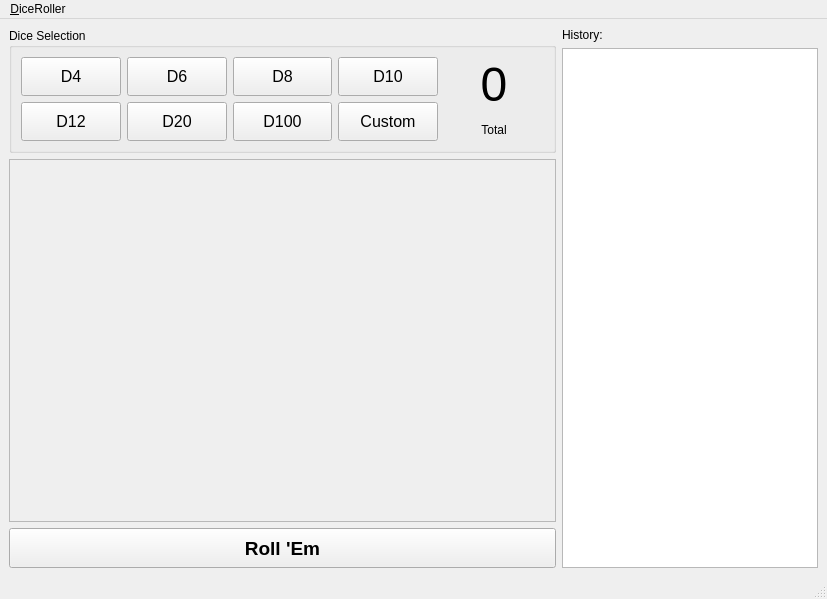
<?xml version="1.0" encoding="UTF-8"?>
<ui version="4.0">
 <class>MainWindow</class>
 <widget class="QMainWindow" name="MainWindow">
  <property name="geometry">
   <rect>
    <x>0</x>
    <y>0</y>
    <width>827</width>
    <height>599</height>
   </rect>
  </property>
  <property name="windowTitle">
   <string>Simple Qt DiceRoller</string>
  </property>
  <widget class="QWidget" name="centralwidget">
   <layout class="QHBoxLayout" name="horizontalLayout">
    <item>
     <layout class="QVBoxLayout" name="verticalLayout">
      <item>
       <widget class="QGroupBox" name="diceSelectionBox">
        <property name="sizePolicy">
         <sizepolicy hsizetype="Expanding" vsizetype="Preferred">
          <horstretch>0</horstretch>
          <verstretch>0</verstretch>
         </sizepolicy>
        </property>
        <property name="minimumSize">
         <size>
          <width>0</width>
          <height>125</height>
         </size>
        </property>
        <property name="maximumSize">
         <size>
          <width>16777215</width>
          <height>125</height>
         </size>
        </property>
        <property name="title">
         <string>Dice Selection</string>
        </property>
        <layout class="QHBoxLayout" name="horizontalLayout_2">
         <item>
          <layout class="QVBoxLayout" name="diceSelectVBox">
           <item>
            <layout class="QHBoxLayout" name="topDiceSelectHBox">
             <item>
              <widget class="QPushButton" name="addD4Button">
               <property name="sizePolicy">
                <sizepolicy hsizetype="MinimumExpanding" vsizetype="MinimumExpanding">
                 <horstretch>0</horstretch>
                 <verstretch>0</verstretch>
                </sizepolicy>
               </property>
               <property name="font">
                <font>
                 <pointsize>12</pointsize>
                </font>
               </property>
               <property name="text">
                <string>D4</string>
               </property>
               <property name="icon">
                <iconset resource="icons.qrc">
                 <normaloff>:/images/icons/d4.png</normaloff>:/images/icons/d4.png</iconset>
               </property>
               <property name="iconSize">
                <size>
                 <width>32</width>
                 <height>32</height>
                </size>
               </property>
              </widget>
             </item>
             <item>
              <widget class="QPushButton" name="addD6Button">
               <property name="sizePolicy">
                <sizepolicy hsizetype="MinimumExpanding" vsizetype="MinimumExpanding">
                 <horstretch>0</horstretch>
                 <verstretch>0</verstretch>
                </sizepolicy>
               </property>
               <property name="font">
                <font>
                 <pointsize>12</pointsize>
                </font>
               </property>
               <property name="text">
                <string>D6</string>
               </property>
               <property name="icon">
                <iconset resource="icons.qrc">
                 <normaloff>:/images/icons/d6.png</normaloff>:/images/icons/d6.png</iconset>
               </property>
               <property name="iconSize">
                <size>
                 <width>32</width>
                 <height>32</height>
                </size>
               </property>
              </widget>
             </item>
             <item>
              <widget class="QPushButton" name="addD8Button">
               <property name="sizePolicy">
                <sizepolicy hsizetype="MinimumExpanding" vsizetype="MinimumExpanding">
                 <horstretch>0</horstretch>
                 <verstretch>0</verstretch>
                </sizepolicy>
               </property>
               <property name="font">
                <font>
                 <pointsize>12</pointsize>
                </font>
               </property>
               <property name="text">
                <string>D8</string>
               </property>
               <property name="icon">
                <iconset resource="icons.qrc">
                 <normaloff>:/images/icons/d8.png</normaloff>:/images/icons/d8.png</iconset>
               </property>
               <property name="iconSize">
                <size>
                 <width>32</width>
                 <height>32</height>
                </size>
               </property>
              </widget>
             </item>
             <item>
              <widget class="QPushButton" name="addD10Button">
               <property name="sizePolicy">
                <sizepolicy hsizetype="MinimumExpanding" vsizetype="MinimumExpanding">
                 <horstretch>0</horstretch>
                 <verstretch>0</verstretch>
                </sizepolicy>
               </property>
               <property name="font">
                <font>
                 <pointsize>12</pointsize>
                </font>
               </property>
               <property name="text">
                <string>D10</string>
               </property>
               <property name="icon">
                <iconset resource="icons.qrc">
                 <normaloff>:/images/icons/d10.png</normaloff>:/images/icons/d10.png</iconset>
               </property>
               <property name="iconSize">
                <size>
                 <width>32</width>
                 <height>32</height>
                </size>
               </property>
              </widget>
             </item>
            </layout>
           </item>
           <item>
            <layout class="QHBoxLayout" name="bottomDiceSelectHBox">
             <item>
              <widget class="QPushButton" name="addD12Button">
               <property name="sizePolicy">
                <sizepolicy hsizetype="MinimumExpanding" vsizetype="MinimumExpanding">
                 <horstretch>0</horstretch>
                 <verstretch>0</verstretch>
                </sizepolicy>
               </property>
               <property name="font">
                <font>
                 <pointsize>12</pointsize>
                </font>
               </property>
               <property name="text">
                <string>D12</string>
               </property>
               <property name="icon">
                <iconset resource="icons.qrc">
                 <normaloff>:/images/icons/d12.png</normaloff>:/images/icons/d12.png</iconset>
               </property>
               <property name="iconSize">
                <size>
                 <width>32</width>
                 <height>32</height>
                </size>
               </property>
              </widget>
             </item>
             <item>
              <widget class="QPushButton" name="addD20Button">
               <property name="sizePolicy">
                <sizepolicy hsizetype="MinimumExpanding" vsizetype="MinimumExpanding">
                 <horstretch>0</horstretch>
                 <verstretch>0</verstretch>
                </sizepolicy>
               </property>
               <property name="font">
                <font>
                 <pointsize>12</pointsize>
                </font>
               </property>
               <property name="text">
                <string>D20</string>
               </property>
               <property name="icon">
                <iconset resource="icons.qrc">
                 <normaloff>:/images/icons/d20.png</normaloff>:/images/icons/d20.png</iconset>
               </property>
               <property name="iconSize">
                <size>
                 <width>32</width>
                 <height>32</height>
                </size>
               </property>
              </widget>
             </item>
             <item>
              <widget class="QPushButton" name="addD100Button">
               <property name="sizePolicy">
                <sizepolicy hsizetype="MinimumExpanding" vsizetype="MinimumExpanding">
                 <horstretch>0</horstretch>
                 <verstretch>0</verstretch>
                </sizepolicy>
               </property>
               <property name="font">
                <font>
                 <pointsize>12</pointsize>
                </font>
               </property>
               <property name="text">
                <string>D100</string>
               </property>
               <property name="icon">
                <iconset resource="icons.qrc">
                 <normaloff>:/images/icons/d100.png</normaloff>:/images/icons/d100.png</iconset>
               </property>
               <property name="iconSize">
                <size>
                 <width>32</width>
                 <height>32</height>
                </size>
               </property>
              </widget>
             </item>
             <item>
              <widget class="QPushButton" name="addCustomButton">
               <property name="sizePolicy">
                <sizepolicy hsizetype="MinimumExpanding" vsizetype="MinimumExpanding">
                 <horstretch>0</horstretch>
                 <verstretch>0</verstretch>
                </sizepolicy>
               </property>
               <property name="font">
                <font>
                 <pointsize>12</pointsize>
                </font>
               </property>
               <property name="text">
                <string>Custom</string>
               </property>
              </widget>
             </item>
            </layout>
           </item>
          </layout>
         </item>
         <item>
          <layout class="QVBoxLayout" name="verticalLayout_3">
           <item>
            <widget class="QLabel" name="totalLabel">
             <property name="minimumSize">
              <size>
               <width>100</width>
               <height>0</height>
              </size>
             </property>
             <property name="font">
              <font>
               <pointsize>36</pointsize>
               <bold>false</bold>
              </font>
             </property>
             <property name="text">
              <string>0</string>
             </property>
             <property name="scaledContents">
              <bool>false</bool>
             </property>
             <property name="alignment">
              <set>Qt::AlignCenter</set>
             </property>
            </widget>
           </item>
           <item>
            <widget class="QLabel" name="totalLabelLabel">
             <property name="text">
              <string>Total</string>
             </property>
             <property name="alignment">
              <set>Qt::AlignCenter</set>
             </property>
            </widget>
           </item>
          </layout>
         </item>
        </layout>
       </widget>
      </item>
      <item>
       <widget class="QScrollArea" name="scrollArea_2">
        <property name="horizontalScrollBarPolicy">
         <enum>Qt::ScrollBarAlwaysOff</enum>
        </property>
        <property name="widgetResizable">
         <bool>true</bool>
        </property>
        <widget class="QWidget" name="diceArea">
         <property name="geometry">
          <rect>
           <x>0</x>
           <y>0</y>
           <width>541</width>
           <height>357</height>
          </rect>
         </property>
         <layout class="QVBoxLayout" name="_2">
          <property name="spacing">
           <number>0</number>
          </property>
          <property name="leftMargin">
           <number>0</number>
          </property>
          <property name="topMargin">
           <number>0</number>
          </property>
          <property name="rightMargin">
           <number>0</number>
          </property>
          <property name="bottomMargin">
           <number>0</number>
          </property>
          <item>
           <layout class="QVBoxLayout" name="diceAreaLayout"/>
          </item>
          <item>
           <spacer name="verticalSpacer">
            <property name="orientation">
             <enum>Qt::Vertical</enum>
            </property>
            <property name="sizeHint" stdset="0">
             <size>
              <width>20</width>
              <height>40</height>
             </size>
            </property>
           </spacer>
          </item>
         </layout>
        </widget>
       </widget>
      </item>
      <item>
       <widget class="QPushButton" name="rollDiceButton">
        <property name="minimumSize">
         <size>
          <width>0</width>
          <height>40</height>
         </size>
        </property>
        <property name="font">
         <font>
          <pointsize>14</pointsize>
          <bold>true</bold>
         </font>
        </property>
        <property name="text">
         <string>Roll 'Em</string>
        </property>
       </widget>
      </item>
     </layout>
    </item>
    <item>
     <layout class="QVBoxLayout" name="verticalLayout_2">
      <item>
       <widget class="QLabel" name="historyLabel">
        <property name="sizePolicy">
         <sizepolicy hsizetype="Preferred" vsizetype="Preferred">
          <horstretch>0</horstretch>
          <verstretch>0</verstretch>
         </sizepolicy>
        </property>
        <property name="text">
         <string>History:</string>
        </property>
       </widget>
      </item>
      <item>
       <widget class="QTextEdit" name="historyEdit">
        <property name="sizePolicy">
         <sizepolicy hsizetype="Preferred" vsizetype="Expanding">
          <horstretch>0</horstretch>
          <verstretch>0</verstretch>
         </sizepolicy>
        </property>
        <property name="minimumSize">
         <size>
          <width>150</width>
          <height>0</height>
         </size>
        </property>
        <property name="maximumSize">
         <size>
          <width>300</width>
          <height>16777215</height>
         </size>
        </property>
        <property name="font">
         <font>
          <family>DejaVu Sans Mono</family>
         </font>
        </property>
        <property name="undoRedoEnabled">
         <bool>false</bool>
        </property>
        <property name="readOnly">
         <bool>true</bool>
        </property>
       </widget>
      </item>
     </layout>
    </item>
   </layout>
  </widget>
  <widget class="QMenuBar" name="menubar">
   <property name="geometry">
    <rect>
     <x>0</x>
     <y>0</y>
     <width>827</width>
     <height>22</height>
    </rect>
   </property>
   <widget class="QMenu" name="menu_DiceRoller">
    <property name="title">
     <string>&amp;DiceRoller</string>
    </property>
    <addaction name="actionClear_Dice"/>
    <addaction name="actionClear_History"/>
    <addaction name="separator"/>
    <addaction name="action_Quit"/>
   </widget>
   <addaction name="menu_DiceRoller"/>
  </widget>
  <widget class="QStatusBar" name="statusbar"/>
  <action name="actionClear_Dice">
   <property name="text">
    <string>Clear &amp;Dice</string>
   </property>
   <property name="shortcut">
    <string>Ctrl+D</string>
   </property>
  </action>
  <action name="action_Quit">
   <property name="text">
    <string>&amp;Quit</string>
   </property>
   <property name="shortcut">
    <string>Ctrl+Q</string>
   </property>
  </action>
  <action name="actionClear_History">
   <property name="text">
    <string>Clear &amp;History</string>
   </property>
   <property name="shortcut">
    <string>Ctrl+H</string>
   </property>
  </action>
 </widget>
 <resources>
  <include location="icons.qrc"/>
 </resources>
 <connections>
  <connection>
   <sender>addD4Button</sender>
   <signal>clicked()</signal>
   <receiver>MainWindow</receiver>
   <slot>addD4()</slot>
   <hints>
    <hint type="sourcelabel">
     <x>70</x>
     <y>78</y>
    </hint>
    <hint type="destinationlabel">
     <x>413</x>
     <y>299</y>
    </hint>
   </hints>
  </connection>
  <connection>
   <sender>addD6Button</sender>
   <signal>clicked()</signal>
   <receiver>MainWindow</receiver>
   <slot>addD6()</slot>
   <hints>
    <hint type="sourcelabel">
     <x>175</x>
     <y>78</y>
    </hint>
    <hint type="destinationlabel">
     <x>413</x>
     <y>299</y>
    </hint>
   </hints>
  </connection>
  <connection>
   <sender>addCustomButton</sender>
   <signal>clicked()</signal>
   <receiver>MainWindow</receiver>
   <slot>addCustomDie()</slot>
   <hints>
    <hint type="sourcelabel">
     <x>383</x>
     <y>124</y>
    </hint>
    <hint type="destinationlabel">
     <x>413</x>
     <y>299</y>
    </hint>
   </hints>
  </connection>
  <connection>
   <sender>addD100Button</sender>
   <signal>clicked()</signal>
   <receiver>MainWindow</receiver>
   <slot>addD100()</slot>
   <hints>
    <hint type="sourcelabel">
     <x>279</x>
     <y>124</y>
    </hint>
    <hint type="destinationlabel">
     <x>413</x>
     <y>299</y>
    </hint>
   </hints>
  </connection>
  <connection>
   <sender>addD20Button</sender>
   <signal>clicked()</signal>
   <receiver>MainWindow</receiver>
   <slot>addD20()</slot>
   <hints>
    <hint type="sourcelabel">
     <x>175</x>
     <y>124</y>
    </hint>
    <hint type="destinationlabel">
     <x>413</x>
     <y>299</y>
    </hint>
   </hints>
  </connection>
  <connection>
   <sender>addD12Button</sender>
   <signal>clicked()</signal>
   <receiver>MainWindow</receiver>
   <slot>addD12()</slot>
   <hints>
    <hint type="sourcelabel">
     <x>70</x>
     <y>124</y>
    </hint>
    <hint type="destinationlabel">
     <x>413</x>
     <y>299</y>
    </hint>
   </hints>
  </connection>
  <connection>
   <sender>addD10Button</sender>
   <signal>clicked()</signal>
   <receiver>MainWindow</receiver>
   <slot>addD10()</slot>
   <hints>
    <hint type="sourcelabel">
     <x>383</x>
     <y>78</y>
    </hint>
    <hint type="destinationlabel">
     <x>413</x>
     <y>299</y>
    </hint>
   </hints>
  </connection>
  <connection>
   <sender>addD8Button</sender>
   <signal>clicked()</signal>
   <receiver>MainWindow</receiver>
   <slot>addD8()</slot>
   <hints>
    <hint type="sourcelabel">
     <x>279</x>
     <y>78</y>
    </hint>
    <hint type="destinationlabel">
     <x>413</x>
     <y>299</y>
    </hint>
   </hints>
  </connection>
  <connection>
   <sender>rollDiceButton</sender>
   <signal>clicked()</signal>
   <receiver>MainWindow</receiver>
   <slot>rollEm()</slot>
   <hints>
    <hint type="sourcelabel">
     <x>416</x>
     <y>544</y>
    </hint>
    <hint type="destinationlabel">
     <x>557</x>
     <y>414</y>
    </hint>
   </hints>
  </connection>
  <connection>
   <sender>actionClear_Dice</sender>
   <signal>triggered()</signal>
   <receiver>MainWindow</receiver>
   <slot>clearWidgets()</slot>
   <hints>
    <hint type="sourcelabel">
     <x>-1</x>
     <y>-1</y>
    </hint>
    <hint type="destinationlabel">
     <x>413</x>
     <y>299</y>
    </hint>
   </hints>
  </connection>
  <connection>
   <sender>actionClear_History</sender>
   <signal>triggered()</signal>
   <receiver>MainWindow</receiver>
   <slot>clearHistory()</slot>
   <hints>
    <hint type="sourcelabel">
     <x>-1</x>
     <y>-1</y>
    </hint>
    <hint type="destinationlabel">
     <x>413</x>
     <y>299</y>
    </hint>
   </hints>
  </connection>
 </connections>
 <slots>
  <slot>addD4()</slot>
  <slot>addD6()</slot>
  <slot>addD8()</slot>
  <slot>addD10()</slot>
  <slot>addD12()</slot>
  <slot>addD20()</slot>
  <slot>addD100()</slot>
  <slot>addCustomDie()</slot>
  <slot>rollEm()</slot>
  <slot>clearHistory()</slot>
  <slot>clearWidgets()</slot>
  <slot>appQuit()</slot>
 </slots>
</ui>
